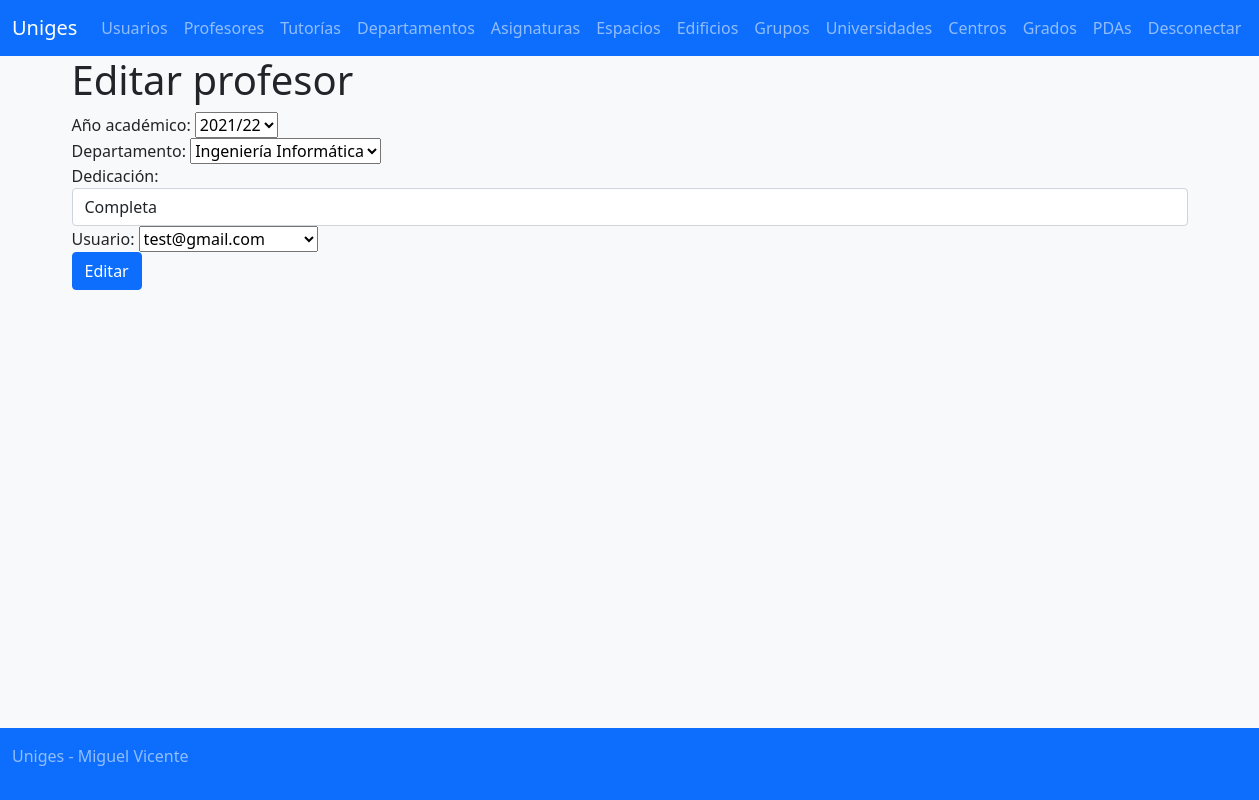
Page /?controller=professor&action=edit&id=1 (signed in) on the committed database.
### tables this page shows
create table professor (
	id int not null auto_increment primary key,
	academicyear_id int not null,
	department_id int not null,
	dedication varchar(10) not null,
	user_id int not null,
	deleted tinyint(1) not null default 0);

create table `department` (
	id int not null auto_increment primary key,
	academicyear_id int not null,
	centre_id int not null,
	code varchar(255) not null,
	name varchar(255) not null,
	deleted tinyint(1) not null default 0);

create table user (
       id int not null auto_increment primary key,
	dni varchar(9) not null,
	name varchar(255) not null,
	surname varchar(255) not null,
	email varchar(255),
	password varchar(128),
	deleted tinyint(1) not null default 0);

### modelos/AcademicYearModel.php (called while the page is built, shortened)
<?php
class AcademicYearModel {
	private static function readFromAssoc($fila) {
		$ret = new AcademicYearModel();
		$ret->id = $fila["id"];
		$ret->name = $fila["name"];
		$ret->deleted = $fila["deleted"];
		return $ret;
	}
	public static function findAll() {
		$conn = Connection::getConnection();
		$stat = $conn->prepare("SELECT * FROM academicyear WHERE deleted = 0");
		$stat->execute();
		$result = $stat->get_result();
		$ret = array();
		while($fila = $result->fetch_assoc()) {
			array_push($ret, AcademicYearModel::readFromAssoc($fila));
		}
		return $ret;
	}
}
?>

### controladores/ProfessorController.php (called while the page is built, shortened)
<?php
include_once 'modelos/ProfessorModel.php';
include_once 'modelos/DepartmentModel.php';
include_once 'modelos/AcademicYearModel.php';
include_once 'modelos/UserModel.php';
class ProfessorController {
	function edit() {
		$prof = ProfessorModel::findById($_GET["id"]);
		$acadYear = AcademicYearModel::findAll();
		$depts = DepartmentModel::findAll();
		$users = UserModel::findAll();
	}
}
?>

### modelos/ProfessorModel.php (called while the page is built, shortened)
<?php
class ProfessorModel {
	private static function readFromAssoc($fila) {
	    	$res = new ProfessorModel();
		$res->id = $fila["id"];
		$res->academicyear_id = $fila["academicyear_id"];
		$res->department_id = $fila["department_id"];
		$res->dedication = $fila["dedication"];
		$res->deleted = $fila["deleted"];
		$res->user_id = $fila["user_id"];
		return $res;
	}
    public static function findById($id) {
	$conn = Connection::getConnection();
	$stat = $conn->prepare("SELECT * FROM professor WHERE id = ? AND deleted = 0");
	$stat->bind_param("i", $id);
	$stat->execute();
	$result = $stat->get_result();
    	$fila = $result->fetch_assoc();
	$return = ProfessorModel::readFromAssoc($fila);
	return $return;
    }
}
?>

### modelos/DepartmentModel.php (called while the page is built, shortened)
<?php
class DepartmentModel {
	private static function readFromAssoc($fila) {
		$ret = new DepartmentModel();
		$ret->id = $fila["id"];
		$ret->academicyear_id = $fila["academicyear_id"];
		$ret->centre_id = $fila["centre_id"];
		$ret->code = $fila["code"];
		$ret->name = $fila["name"];
		$ret->deleted = $fila["deleted"];
		return $ret;
	}
	public static function findAll() {
		$conn = Connection::getConnection();
		$stat = $conn->prepare("SELECT * FROM department WHERE deleted = 0");
		$stat->execute();
		$result = $stat->get_result();
		$ret = array();
		while($fila = $result->fetch_assoc()) {
			array_push($ret, DepartmentModel::readFromAssoc($fila));
		}
		return $ret;
	}
}
?>

### modelos/UserModel.php (called while the page is built, shortened)
<?php
class UserModel {
	static function findAll() {
		$conn = Connection::getConnection();
		$stat = $conn->prepare("SELECT * FROM user WHERE deleted = 0");
		$stat->execute();
		$result = $stat->get_result();
		$return = array();
		while($fila = $result->fetch_assoc()) {
			array_push($return, $fila);
		}
		return $return;
	}
}
?>

### vistas/professor/edit.php (the view, shortened to what this page needs)
<h1><?=$strings["prof_edit_title"]?></h1>
<form action="/?controller=professor&action=edit_end" method="POST">
	<div class="form-group">
		<label for="academicYear"><?=$strings["prof_add_acadYear"]?></label>
		<select id="acadYear" name="acadYear">
<?php
	foreach($data["acadYear"] as $year) {
?>
	<option value="<?=$year->id?>" <?=
		$year->id == $data["prof"]->academicyear_id ? "selected" : ""; ?>
		><?= $year->name ?></option>
<?php
	}
?>
		</select>
	</div>
	<div class="form-group">
		<label for="deptField"><?= $strings["prof_add_dept"] ?></label>
		<select id="dept" name="dept">
<?php
	foreach($data["depts"] as $dept) {
?>
	<option value="<?=$dept->id?>" <?= $dept->id == $data["prof"]->department_id ? "selected" : ""; ?>><?= $dept->name ?></option>
<?php
	}
?>
		</select>
	</div>
	<div class="form-group">
		<label for="dedicationField"><?=$strings["prof_add_dedication"] ?></label>
		<input type="text" name="dedication" class="form-control" id="dedicationField"
			placeholder="<?= $strings["prof_add_dedic_ph"] ?>"
			value="<?= $data["prof"]->dedication ?>">
	</div>
	<div class="form-group">
		<label for="userField"><?=$strings["prof_add_user"]?></label>
		<select id="user" name="userField">
<?php
	foreach($data["users"] as $user) {
?>
	<option value="<?= $user["id"] ?>" <?=
		$user["id"] == $data["prof"]->user_id? "selected" : "";
	?>><?= $user["email"] ?></option>
<?php
	}
?>
		</select>
	</div>
	<button type="submit" class="btn btn-primary"><?= $strings["prof_edit_submit"] ?></button>
</form>

### rows in the picture
professor: dept "Ingeniería Informática", dedication "Completa", userField "test@gmail.com"

### other values in the picture
$strings["app_title"] "Uniges"
$strings["navbar_user"] "Usuarios"
$strings["navbar_professor"] "Profesores"
$strings["navbar_tutoria"] "Tutorías"
$strings["navbar_department"] "Departamentos"
$strings["navbar_subject"] "Asignaturas"
$strings["navbar_space"] "Espacios"
$strings["navbar_building"] "Edificios"
$strings["navbar_group"] "Grupos"
$strings["navbar_college"] "Universidades"
$strings["navbar_centre"] "Centros"
$strings["navbar_degree"] "Grados"
$strings["navbar_pda"] "PDAs"
$strings["logout"] "Desconectar"
$strings["prof_edit_title"] "Editar profesor"
